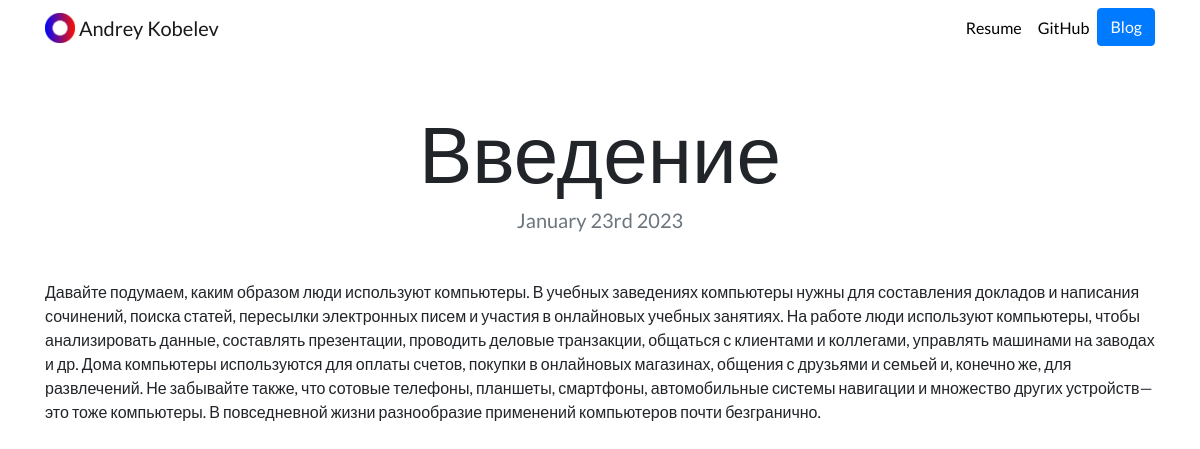
Page /blog/2 on the committed database.
### blog/models.py (models this page shows, shortened)
class AllBlogs(models.Model):
    title = models.CharField(max_length=200)
    description = models.TextField(max_length=1000)
    date = models.DateField()

### blog/views.py (the view)
# urls.py: path('<int:blog_id>', views.details, name='detail')
def details(request, blog_id):
    blog = get_object_or_404(AllBlogs, pk=blog_id)
    context = {
        'blog': blog,
    }
    return render(request, 'blog/detail.html', context)

### blog/templates/blog/detail.html
{% extends 'homepage/base_2.html' %}
{% block content %}
{% load static %}
<h1 class="text-center mt-5" id="blogdetailtitle">{{ blog.title }}</h1>
<h5 class="text-center text-muted mb-5">{{ blog.date|date:'F jS Y' }}</h5>
{{ blog.description|safe }}
{% endblock %}

### homepage/static/portfolio_static/custom.css (style rules this page uses)
body { font-family: 'Lato', sans-serif; }
@media (min-width: 992px) { #blogdetailtitle { font-size: 5rem; } }

### rows in the picture
AllBlogs: title "Введение", date "January 23rd 2023", description "Давайте подумаем, каким образом люди используют компьютеры. В учебных заведениях компьютеры нужны для составления докладов и написания сочинений, поиска статей, пересылки электронных писем и участия в онлайновых учебных занятиях. На работе люди используют компьютеры, чтобы анализировать данные, составлять презентации, проводить деловые транзакции, общаться с клиентами и коллегами, управлять машинами на заводах и др. Дома компьютеры используются для оплаты счетов, покупки в онлайновых магазинах, общения с друзьями и семьей и, конечно же, для развлечений. Не забывайте также, что сотовые телефоны, планшеты, смартфоны, автомобильные системы навигации и множество других устройств— это тоже…"
